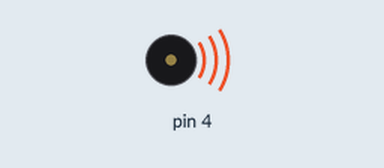
Bench run of a sketch on a simulated Arduino Uno, built with avr-gcc and run on an emulated ATmega328P. Parts: buzzer (waves = sounding). At 0.3 s the program stops and its outputs stay as they are.

Above: at 0.1 s.
Timing chart, 0 to 1.6 s (numbered marks = the images above):
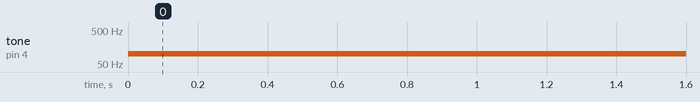

Measured:
- by itself, tone on pin 4: silent → 100 Hz at 0.00 s

The sketch:

20190429_2.ino
```cpp
void setup() {
  pinMode(4, OUTPUT);

}

void loop() {
  tone(4, 100,3000);
  delay(300);
  while(1);
}
```
